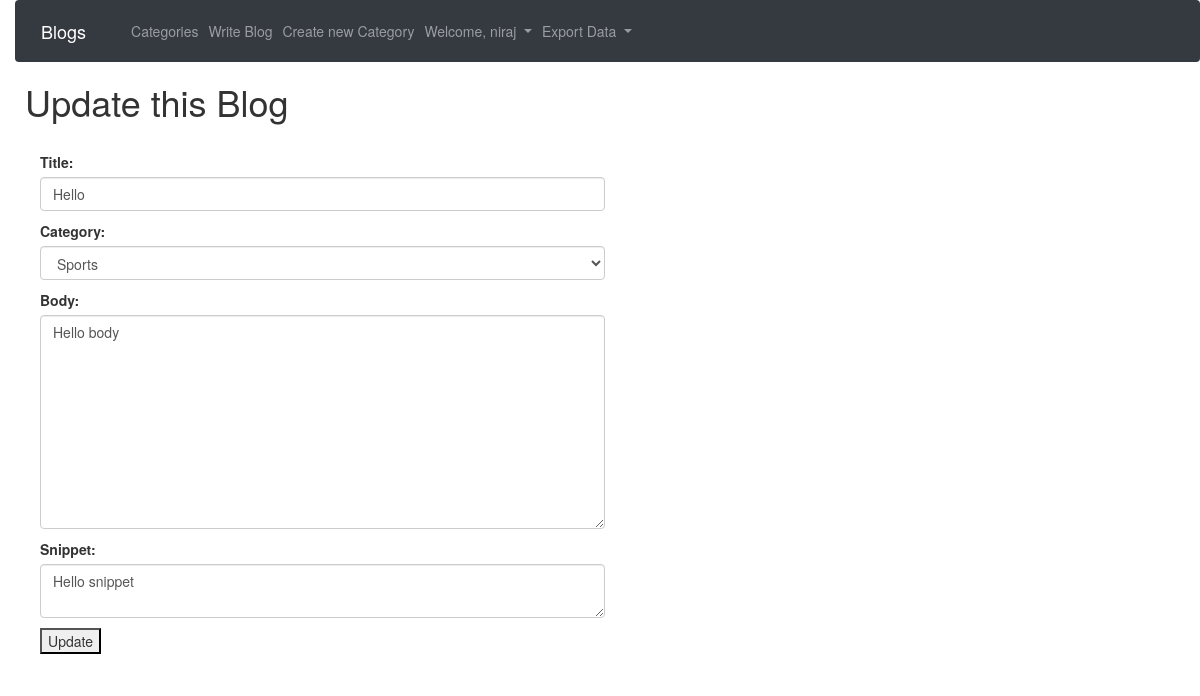
Page /article/edit/1/ (signed in) on the committed database.
### Theblogs/models.py (models this page shows, shortened)
class Post(models.Model):
	title = models.CharField(max_length=255)
	author = models.ForeignKey(User, on_delete=models.CASCADE)
	header_image=models.ImageField(null=True, blank=True, upload_to='images/')
	category=models.CharField(max_length=255, default='Sports')
	snippet = models.TextField()
	body = RichTextField(blank=True,null=True)
	published_date=models.DateField(auto_now_add=True)
	likes=models.ManyToManyField(User, related_name='blog_posts')
	blog_views=models.IntegerField(default=0)

### Theblogs/views.py (the view)
# urls.py: path('article/edit/<str:pk>/', UpdatePostView.as_view(), name='upateblog'),
class UpdatePostView(UpdateView):
	model=Post
	form_class=EditForm
	template_name='Theblog/updatepost.html'

### Theblogs/forms.py
class EditForm(forms.ModelForm):
	class Meta:
		model=Post
		fields=('title','category','body','snippet')
		widgets={
			'title':forms.TextInput(attrs={'class':'form-control','placeholder':'Enter Title'}),
			'category':forms.Select(choices=choice_list,attrs={'class':'form-control'}),
			'body':forms.Textarea(attrs={'class':'form-control','placeholder':'Enter Body'}),
			'snippet':forms.Textarea(attrs={'class':'form-control','placeholder':'Type your snippet here','rows':2}),
		}

### Theblogs/templates/Theblog/updatepost.html (shortened to what this page needs)
{% extends 'Theblog/base.html' %}
{% block content %}
 {% if user.is_authenticated %}
 	{% if user.id == post.author.id %}
		<h1 class="Firstrow">Update this Blog</h1>
		<br>
		<div class="row Firstrow">
			<div class="col-lg-6">
				<div class="form-group">
					<form method="POST">
					{{form.as_p}}
					<button name="submit">Update</button>
					</form>
				</div>
			</div>
		</div>
	{% else %}
		<strong>You are restricted here.</strong>
	{% endif %}
{% else %}
<br>
<strong>You are restricted here.</strong>
{% endif %}
{% endblock content %}

### Theblogs/templates/Theblog/base.html (shortened to what this page needs)
<!doctype html>
<html lang="en">
<head>
  <link rel="stylesheet" href="https://stackpath.bootstrapcdn.com/bootstrap/4.4.1/css/bootstrap.min.css">
<link rel="stylesheet" href="https://maxcdn.bootstrapcdn.com/bootstrap/3.3.7/css/bootstrap.min.css">
<link rel="stylesheet" href="https://maxcdn.bootstrapcdn.com/font-awesome/4.7.0/css/font-awesome.min.css">
</head>
  <body style="margin-left: 15px">
  <nav class="navbar navbar-expand-lg navbar-dark bg-dark">
      <a class="navbar-brand" href="{% url 'home' %}">Blogs</a>
    <div class="collapse navbar-collapse" id="navbarSupportedContent">
      <ul class="navbar-nav mr-auto">
        {% if cat_menu %}
        <li class="nav-item dropdown">
          <a class="nav-link dropdown-toggle" href="#" id="navbarDropdown" role="button" data-toggle="dropdown" aria-haspopup="true" aria-expanded="false">
            Categories
          </a>
          <div class="dropdown-menu" aria-labelledby="navbarDropdown">
            {% for item in cat_menu %}
               <a class="dropdown-item" href="{% url 'category' item %}">{{item}}</a>
            {% endfor %}
          </div>
        </li>
        {% else %}
         <li class="nav-item">
            <a class="nav-link" href="{% url 'categories' %}">Categories</a>
          </li>
        {% endif %}
        {% if user.is_authenticated %}
          <li class="nav-item">
            <a class="nav-link" href="{% url 'createblog' %}">Write Blog</a>
          </li>
          <li class="nav-item">
            <a class="nav-link" href="{% url 'createcategory' %}">Create new Category</a>
          </li>
        <li class="nav-item dropdown">
          <a class="nav-link dropdown-toggle" href="#" id="navbarDropdown" role="button" data-toggle="dropdown" aria-haspopup="true" aria-expanded="false">
            Welcome, {{user.username}}
          </a>
        </li>
        {% endif %}
        <li class="nav-item dropdown">
          <a class="nav-link dropdown-toggle" href="#" id="navbarDropdown" role="button" data-toggle="dropdown" aria-haspopup="true" aria-expanded="false">
            Export Data
          </a>
        </li>
      </ul>
    </div>
  </nav>
    {% block content %}
    {% endblock content %}
  </body>
</html>

### Theblogs/templates/Theblog/updatepost.html (style rules this page uses)
.Firstrow { margin-left: 10px; }

### rows in the picture
Post: title "Hello", category "Sports", body "Hello body", snippet "Hello snippet"

### other values in the picture
{{ user.username }} "niraj"
